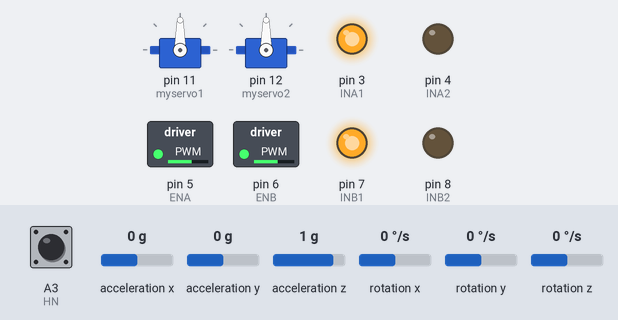
A sketch run on a simulated Arduino Uno, built with avr-gcc and run on an emulated ATmega328P. Shown: 2 × servo, switched loads named in the sketch (green lamp = pin HIGH), output pins drawn as LEDs (lit = HIGH). The inputs (shaded band) are chosen by the test bench; at power-on: rotation z 0 °/s, A3 (HN) LOW, acceleration x 0 g, acceleration y 0 g, acceleration z 1 g, rotation x 0 °/s, rotation y 0 °/s.

Above: at 4.2 s.
4.3 s: rotation z set to -192 °/s
At 4.7 s:
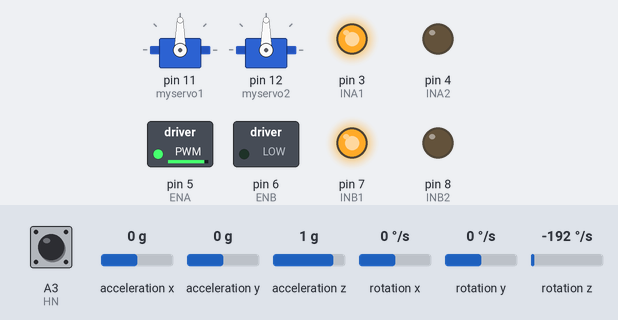
5.8 s: rotation z set to 100 °/s
8.8 s: rotation z set to -100 °/s
At 10.1 s:
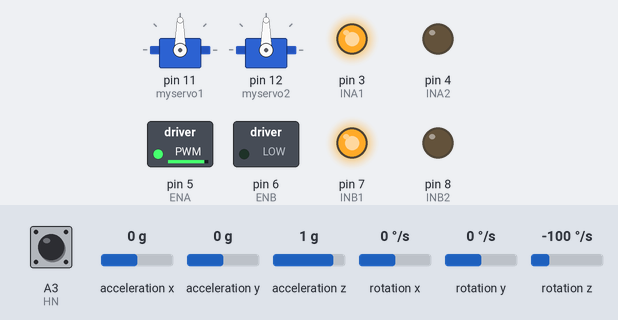
10.4 s: A3 (HN) pulsed HIGH 2 times (0.12 s each, 0.3 s apart)
At 11.1 s:
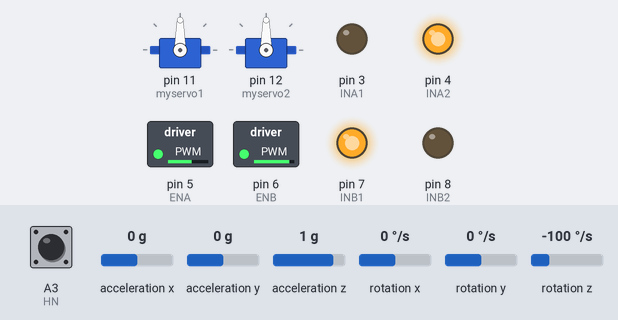
13.1 s: A3 (HN) driven HIGH
At 14.1 s:
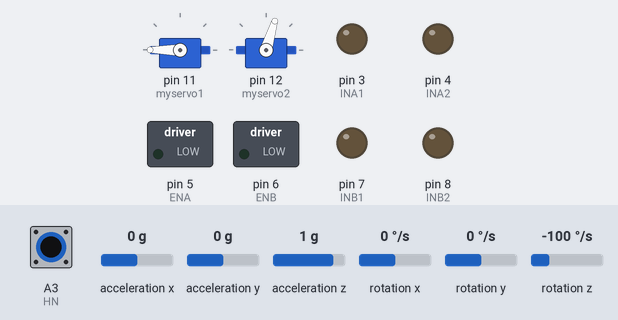
16.1 s: A3 (HN) pulsed LOW 5 times (0.12 s each, 0.3 s apart)
At 18.3 s:
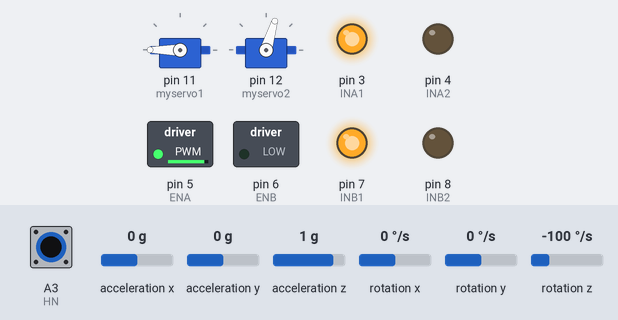
Timing chart, 0 to 19.8 s (numbered marks = the images above; inputs shaded):
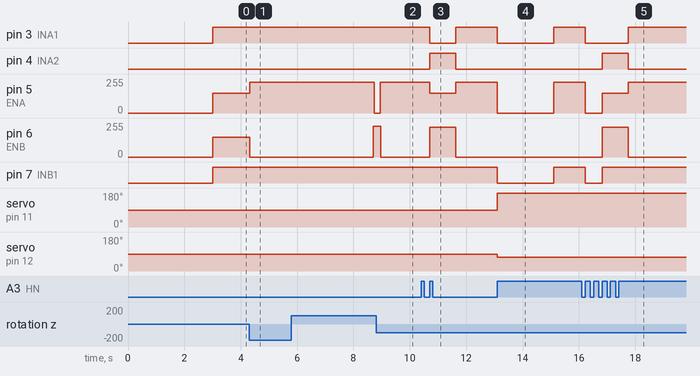

The sketch:

final_auto.ino
```cpp
#include "Wire.h"
#include <MPU6050_light.h>
MPU6050 mpu(Wire);
#include <Servo.h>
Servo myservo1, myservo2;

#define bSpeed 150
#define maxSpeed 230

//L298 kết nối arduino
const int ENA  = 5;  // kết nối chân ENA với chân 5 arduino
const int INA1 = 3;  // kết nối chân IN1 với chân 3 arduino
const int INA2 = 4;  // kết nối chân IN2 với chân 4 arduino

const int ENB  = 6;  // kết nối chân ENA với chân 5 arduino
const int INB1 = 7; // kết nối chân IN3 với chân 7 arduino
const int INB2 = 8; // kết nối chân IN4 với chân 8 arduino

const int HN = A3; // kết nối chân OUT Hồng ngoại với chân A3 ARDUINO

const int trigPin = 1; // kết nối chân trig cảm biến vật cản
const int echoPin = A0; // kết nối chân echo cảm biến vật cản

int nho = 0;


float Angle, angleQuay;

float timer;

/////////////////PID CONSTANTS/////////////////
float Kp = 25;//25
float Ki = 0.01;
float Kd = 0.15; ///0.1 ,0.4, 1.4, 2.5

float PIDv=0, pErr=0, motorSpeedA, motorSpeedB;
float pid_p, pid_i = 0, pid_d;
bool nowHN = 0, lastHN = 0;
float a = 0;
int re = 0, T = 0;
float elapsedTime, time_pid, timePrev;

  //bien cho phan re trai
  float goctrai_after, goctrai_before;
  int dem_quaytrai = 0;

  //bien cho phan re phai
  float gocphai_after, gocphai_before;
  int dem_quayphai = 0;

  //bien cho phan di thang
  float Setpoint = 0.0;
  float Offset;

bool demQuay;

void setup() {
myservo1.attach(11);
myservo2.attach(12);
myservo1.write(90);
myservo2.write(90);
  pinMode(ENA, OUTPUT);
  pinMode(INA1, OUTPUT);
  pinMode(INA2, OUTPUT);
  pinMode(INB1, OUTPUT);
  pinMode(INB2, OUTPUT);
  pinMode(ENB, OUTPUT);
  pinMode(HN, INPUT);

  //Cảm biến siêu âm xuất và nhận tín hiệu
  pinMode(trigPin, OUTPUT);
  pinMode(echoPin, INPUT);

  Wire.begin();
  byte status = mpu.begin();
  while(status!=0){ } // stop everything if could not connect to MPU6050
  delay(2000);
  mpu.calcOffsets(); // gyro and accelero
}

void loop() {

          Thuc_hien();

}

void readAngle(void){
  mpu.update();
  Angle = mpu.getAngleZ();
}

void readHN(void){
  nowHN = digitalRead(HN);
  if (nowHN > lastHN) {
    T = T + 1;
    timer = millis();
    re = 0;
    };
  lastHN = nowHN;
}

void goLeft(float angleTurn_L){
  dem_quaytrai += 1;
  if(dem_quaytrai == 1){
    readAngle();
    goctrai_before = Angle;
    goctrai_after = goctrai_before - angleTurn_L;
    };
  analogWrite(ENA,bSpeed+0);   //Left Motor Speed
  analogWrite(ENB,bSpeed+75);  //Right Motor Speed
  digitalWrite(INA1,LOW);
  digitalWrite(INA2,HIGH);
  digitalWrite(INB1,HIGH);
  digitalWrite(INB2,LOW);
  while(true) {
      readAngle();
      if (Angle <= goctrai_after) {
          dem_quaytrai = 0;
          break;
        };
  };

  a = a - angleTurn_L;
}

void goRight(float angleTurn_R){
  dem_quayphai += 1;
  if(dem_quayphai == 1){
        readAngle();
        gocphai_before = Angle;
        gocphai_after = gocphai_before + angleTurn_R;
   };
  analogWrite(ENA,bSpeed+50);   //Left Motor Speed
  analogWrite(ENB,bSpeed+0);  //Right Motor Speed
  digitalWrite(INA1,HIGH);
  digitalWrite(INA2,LOW);
  digitalWrite(INB1,LOW);
  digitalWrite(INB2,HIGH);
  while(true) {
      readAngle();
      if (Angle >= gocphai_after) {
          dem_quayphai = 0;
          break;
        };
  };

  a = a + angleTurn_R;
}

void Stop(void){
  analogWrite(ENA,0);   //Left Motor Speed
  analogWrite(ENB,0);  //Right Motor Speed
  digitalWrite(INA1,LOW);
  digitalWrite(INA2,LOW);
  digitalWrite(INB1,LOW);
  digitalWrite(INB2,LOW);
}

void moveForward() {
  analogWrite(ENA, motorSpeedA); //Left Motor Speed
  analogWrite(ENB, motorSpeedB); //Right Motor Speed
  digitalWrite (INA1, HIGH);
  digitalWrite(INA2, LOW);
  digitalWrite (INB1, HIGH);
  digitalWrite(INB2, LOW);
}

void Calculate_Offset(float angleSet){

  readAngle();

  if( ( angleSet >= -10) && ( angleSet <= 10 ) ){
        Setpoint = 0;
  };

  if( (angleSet - (-90) >= -10) && ( angleSet - (-90) <= 10 ) ){
        Setpoint = -90;
  };

  if( ( angleSet - (-180) >= -10) && ( angleSet - (-180) <= 10 ) ){
        Setpoint = -180;
  };

  if( ( angleSet - (-270) >= -10) && ( angleSet - (-270) <= 10 ) ){
        Setpoint = -270;
  };

  if( (angleSet - 90 >= -10 ) && (angleSet - 90 <= 10) ){
        Setpoint = 90;
  };

      Offset = Setpoint - Angle;

}

void goPID(float angleSet){

  readAngle();
  if( ( angleSet >= -10) && ( angleSet <= 10 ) ){
        Setpoint = 0;
  };

  if( (angleSet - (-90) >= -10) && ( angleSet - (-90) <= 10 ) ){
        Setpoint = -90;
  };

  if( ( angleSet - (-180) >= -10) && ( angleSet - (-180) <= 10 ) ){
        Setpoint = -180;
  };

  if( ( angleSet - (-270) >= -10) && ( angleSet - (-270) <= 10 ) ){
        Setpoint = -270;
  };

  if( (angleSet - 90 >= -10 ) && (angleSet - 90 <= 10) ){
        Setpoint = 90;
  };

  timePrev = time_pid;  // the previous time is stored before the actual time read
  time_pid = millis();  // actual time read
  elapsedTime = (time_pid - timePrev) / 1000;

  Offset = Setpoint - Angle;
  pid_p = Kp * Offset;
  pid_i = constrain( Ki * ( pid_i + (Offset*elapsedTime) ) ,-200,+200);
  pid_d = Kd * ( (Offset - pErr) / elapsedTime );
  PIDv = pid_p + pid_i + pid_d;

  motorSpeedA = bSpeed + PIDv;
  motorSpeedB = bSpeed - PIDv;
  motorSpeedA = constrain(motorSpeedA, 0, maxSpeed);
  motorSpeedB = constrain(motorSpeedB, 0, maxSpeed);
  moveForward();

  pErr = Offset;

}

void Thuc_hien(void){
    readHN();
    switch (T) {
        case 0:
              goPID(a);
              break;
        case 1:
              goPID(a);
              break;
        case 2:
              if ( re == 0){goLeft(90); re = 1;} else {goPID(a);};
              break;
        case 3:
              if( nho  == 0 ){
                    if( (millis()-timer) <= 2000 ){
                          Stop();
                          myservo1.write(180);
                          myservo2.write(73);
                    }else{
                          nho += 1;
                          goPID(a);
                    };
              }
              break;
        case 4:
              if( nho  == 1 ){
                    if( (millis()-timer) <= 2000 ){
                          Stop();
                          myservo1.write(180);
                          myservo2.write(73);
                    }else{
                          nho += 1;
                          goPID(a);
                    };
              }
              break;
        case 5:
              if( nho  == 2 ){
                    if( (millis()-timer) <= 2000 ){
                          Stop();
                          myservo1.write(180);
                          myservo2.write(73);
                    }else{
                          nho += 1;
                          goPID(a);
                    };
              }
              break;
        case 6:
              if ( re == 0){goLeft(90); re = 1;} else {goPID(a);};
              break;
        case 7:
              if ( re == 0){goLeft(90); re = 1;} else {goPID(a);};
              break;
        case 8:
              if( nho  == 3 ){
                    if( (millis()-timer) <= 2000 ){
                          Stop();
                          myservo1.write(0);
                          myservo2.write(73);
                    }else{
                          nho += 1;
                          goPID(a);
                    };
              }
              break;
        case 9:
              if( nho  == 4 ){
                    if( (millis()-timer) <= 2000 ){
                          Stop();
                          myservo1.write(0);
                          myservo2.write(73);
                    }else{
                          nho = 0;
                          goPID(a);
                    };
              }
              break;
        case 10:
              if ( re == 0){goRight(90); re = 1;} else {goPID(a);};
              break;
        case 11:
              if ( re == 0){goRight(180); re = 1;} else {
                   Calculate_Offset(a);
                   if( (Offset > 1) || ( Offset < -1)){
                         if(Offset > 1){
                         goRight(Offset);
                         };

                         if( Offset < -1){
                         goLeft(-Offset);
                         };
                   }else{
                          Stop();
                   };

              };
              break;

     }

}

long microsecondsToCentimeters(long microseconds) {
    return microseconds / 29 / 2;
}

bool vatCan(void) {
   long duration, distance;
   pinMode(trigPin, OUTPUT);
   digitalWrite(trigPin, LOW);
   delayMicroseconds(2);
   digitalWrite(trigPin, HIGH);
   delayMicroseconds(10);
   digitalWrite(trigPin, LOW);
   pinMode(echoPin, INPUT);
   duration = pulseIn(echoPin, HIGH,4000);
   distance = microsecondsToCentimeters(duration);
   if ((distance > 0)&&(distance <40)) {
       return 1;}
   else{
       return 0;}
}
```

Measured:
- after the input at 4.3 s, pin 5 (ENA): 150/255 → 230/255 at once; pin 6 (ENB): 150/255 → 0/255 at once
- after the input at 5.8 s, pin 5 (ENA): 230/255 → 0/255 after 2.9 s; pin 6 (ENB): 0/255 → 230/255 after 2.9 s
- after the input at 8.8 s, pin 5 (ENA): 0/255 → 230/255 after 0.15 s; pin 6 (ENB): 230/255 → 0/255 after 0.18 s
- after the input at 10.4 s, pin 3 (INA1): HIGH → LOW after 0.30 s, → HIGH 0.93 s later; pin 4 (INA2): LOW → HIGH after 0.30 s, → LOW 0.93 s later; pin 5 (ENA): 230/255 → 150/255 after 0.30 s, → 230/255 0.93 s later; pin 6 (ENB): 0/255 → 225/255 after 0.30 s, → 0/255 0.93 s later
- after the input at 13.1 s, pin 3 (INA1), pin 7 (INB1): HIGH → LOW at once, → HIGH 2.0 s later; pin 5 (ENA): 230/255 → 0/255 at once, → 230/255 2.0 s later; servo on pin 11 (myservo1): 90° → 180° at once; servo on pin 12 (myservo2): 90° → 73° at once
- after the input at 16.1 s, pin 3 (INA1): HIGH → LOW after 0.12 s, → HIGH 1.5 s later; pin 4 (INA2): LOW → HIGH after 0.72 s, → LOW 0.93 s later
